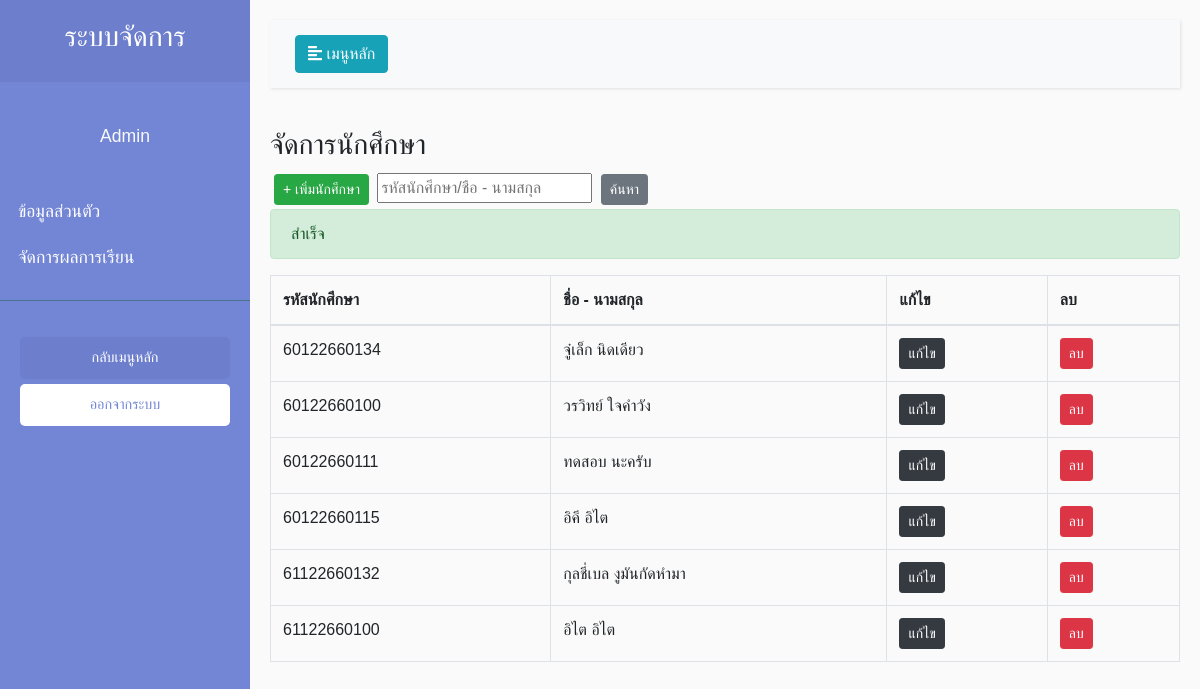
Before: /view/managerStudent/ManagerStudent.php?susccess=1 with the older database file.
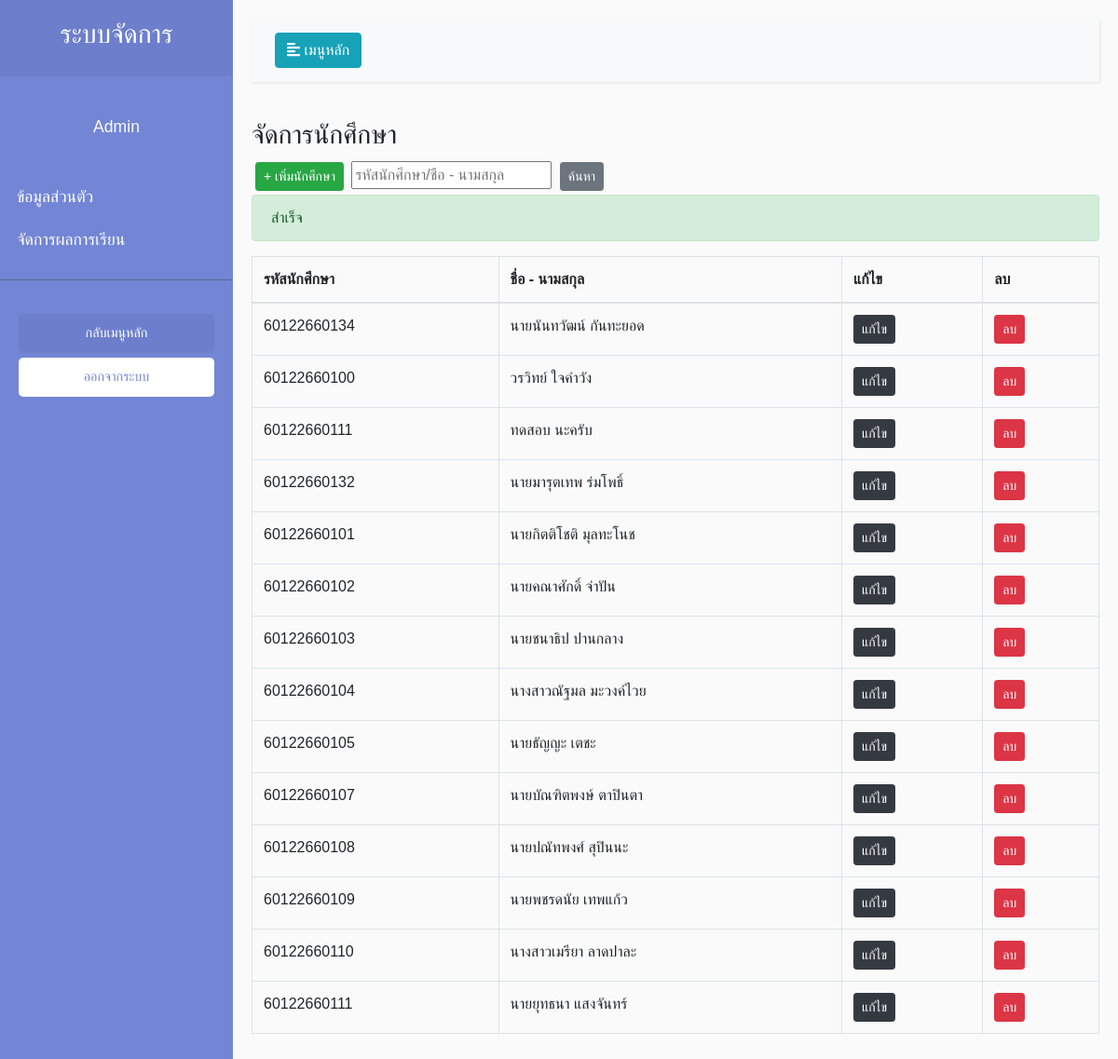
After: the same page with the newer database file.
### tables this page shows
CREATE TABLE `student_tb` (
  `std_id` int(11) NOT NULL,
  `std_code` varchar(255) NOT NULL,
  `std_name` varchar(255) NOT NULL
);

### view/managerStudent/ManagerStudent.php (the view, shortened to what this page needs)
<?php
include('../../model/connect.php');
if($_SESSION['Type_id'] == 2){
    $sql ="SELECT * FROM `teacher_tb` WHERE `tc_code` = '".$_SESSION['id']."'";
    $query = $conn->query($sql);
    $result = $query -> FETCH_ASSOC();
    $name = $result['tc_name'];
    $code = $result['tc_code'];
    $date = $result['tc_date'];
}
else{
    $name = 'Admin';
}
?>
<!DOCTYPE html>
<html>
<head>
    <link rel="stylesheet" href="https://stackpath.bootstrapcdn.com/bootstrap/4.1.0/css/bootstrap.min.css"
>
    <link rel="stylesheet" href="../../style/Style.css">
</head>
<body class="setfont">
    <div class="wrapper">
        <nav id="sidebar">
            <div class="sidebar-header">
                <h3 class="text-center">ระบบจัดการ</h3>
            </div>
            <p class="text-center text-light mt-3 setfont"><?php echo $name; ?> </p>
            <ul class="list-unstyled components pl-2">
            <?php if($_SESSION['Type_id'] == 1){ ?>
                <li>
                    <a href="../main/Main.php">ข้อมูลส่วนตัว</a>
                </li>
                <li>
                    <a href="../managerPersonnel/ManagerPersonnel.php">จัดการบุคลากร</a>
                </li>
                <li>
                    <a href="../managerSubject/ManagerSubject.php">จัดการรายวิชา</a>
                </li>
                <li>
                    <a href="../managerStudent/ManagerStudent.php">จัดการนักศึกษา</a>
                </li>
                <li>
                    <a href="../managerProgram/Program.php">จัดการแผนการเรียน</a>
                </li>
                <li>
                    <a href="../register/Register.php">ลงทะเบียน</a>
                </li>
            <?php } else{?>
                <li>
                    <a href="">ข้อมูลส่วนตัว</a>
                </li>
                <li>
                    <a href="../setScore/SubjectList.php">จัดการผลการเรียน</a>
                </li>
            <?php } ?>
            </ul>
            <ul class="list-unstyled CTAs">
                <li>
                    <a href="../../index.php" class="article">กลับเมนูหลัก</a>
                </li>
                <li>
                    <a href="../../control/logout/Logout.php" class="download">ออกจากระบบ</a>
                </li>
            </ul>
        </nav>
        <div id="content">
            <nav class="navbar navbar-expand-lg navbar-light bg-light">
                <div class="container-fluid">
                    <button type="button" id="sidebarCollapse" class="btn btn-info">
                        <i class="fas fa-align-left"></i>
                        <span>เมนูหลัก</span>
                    </button>
                </div>
            </nav>
            <h3>จัดการนักศึกษา</h3>
<button class="btn btn-success btn-sm m-1"><a href="./AddStudent.php"> + เพิ่มนักศึกษา</a></button>
<input type="text" placeholder="รหัสนักศึกษา/ชื่อ - นามสกุล">
<button class="btn btn-secondary btn-sm m-1">ค้นหา</button>
<?php if($_GET['susccess'] == 1){ ?>
    <div class="alert alert-success" role="alert">
  สำเร็จ
</div>
<?php }else if($_GET['susccess'] == 2) { ?>
    <div class="alert alert-danger" role="alert">
  มีบางอย่างผิดพลาด กรุณาตรวจสอบ
</div> <?php } ?>
            <table class="table table-bordered mt-3">
                <thead>
                    <tr>
                        <th scope="col">รหัสนักศึกษา</th>
                        <th scope="col">ชื่อ - นามสกุล</th>
                        <th scope="col">แก้ไข</th>
                        <th scope="col">ลบ</th>
                      </tr>
                    </thead>
                    <tbody>
                        <tbody>
                            <tr>
                            <?php
                            $sqlstd ="SELECT * FROM `student_tb`";
                            $querystd = $conn->query($sqlstd);
                            while($resultstd = $querystd->fetch_assoc()){ ?>
                              <td><?php echo $resultstd['std_code']; ?></td>
                              <td><?php echo $resultstd['std_name']; ?></td>
                              <td><a class="btn btn-dark btn-sm" href="./EditStudent.php?Std_Code=<?php echo $resultstd['std_id'];?>">แก้ไข</a></td>
                              <td><a class="btn btn-danger btn-sm" href="JavaScript:if(confirm('Confirm Delete?') == true){window.location='../../control/student/DelStudent.php?Std_Code=<?php echo $resultstd["std_id"];?>';}">ลบ</a></td>
                            </tr>
                            <?php } ?>
                          </tbody>
                  </table>
        </div>
</body>
</html>

### style/Style.css (style rules this page uses)
body { font-family: 'Kanit', sans-serif; }
.setfont { font-family: 'Kanit', sans-serif; }
body { font-family: 'Poppins', sans-serif; background: #fafafa; }
p { font-family: 'Poppins', sans-serif; font-size: 1.1em; font-weight: 300; line-height: 1.7em; color: #999; }
a, a:hover, a:focus { color: inherit; text-decoration: none; transition: all 0.3s; }
.navbar { padding: 15px 10px; background: #fff; border: none; border-radius: 0; margin-bottom: 40px; box-shadow: 1px 1px 3px rgba(0, 0, 0, 0.1); }
.wrapper { display: flex; width: 100%; align-items: stretch; }
#sidebar { min-width: 250px; max-width: 250px; background: #7386D5; color: #fff; transition: all 0.3s; }
#sidebar .sidebar-header { padding: 20px; background: #6d7fcc; }
#sidebar ul.components { padding: 20px 0; border-bottom: 1px solid #47748b; }
#sidebar ul li a { padding: 10px; font-size: 1.1em; display: block; }
ul.CTAs { padding: 20px; }
ul.CTAs a { text-align: center; font-size: 0.9em !important; display: block; border-radius: 5px; margin-bottom: 5px; }
a.download { background: #fff; color: #7386D5; }
a.article, a.article:hover { background: #6d7fcc !important; color: #fff !important; }
#content { width: 100%; padding: 20px; min-height: 100vh; transition: all 0.3s; }

Changed rows visible on the page:
removed student_tb: std_code "60122660115", std_name "อิคึ อิไต"
removed student_tb: std_code "61122660100", std_name "อิไต อิไต"
changed student_tb: std_name "จู๋เล็ก นิดเดียว" → "นายนันทวัฒน์ กันทะยอด"
changed student_tb: std_code "61122660132" → "60122660132"; std_name "กุลชี่เบล งูมันกัดหำมา" → "นายมารุตเทพ ร่มโพธิ์"
added student_tb: std_code "60122660101", std_name "นายกิตติโชติ มุลทะโนช"
added student_tb: std_code "60122660102", std_name "นายคณาศักดิ์ จ่าปัน"
added student_tb: std_code "60122660103", std_name "นายชนาธิป ปานกลาง"
added student_tb: std_code "60122660104", std_name "นางสาวณัฐมล มะวงค์ไวย"
added student_tb: std_code "60122660105", std_name "นายธัญญะ เตชะ"
added student_tb: std_code "60122660107", std_name "นายบัณฑิตพงษ์ ตาปินตา"
added student_tb: std_code "60122660108", std_name "นายปณัทพงศ์ สุปินนะ"
added student_tb: std_code "60122660109", std_name "นายพชรดนัย เทพแก้ว"
added student_tb: std_code "60122660110", std_name "นางสาวเมรียา ลาดปาละ"
added student_tb: std_code "60122660111", std_name "นายยุทธนา แสงจันทร์"
